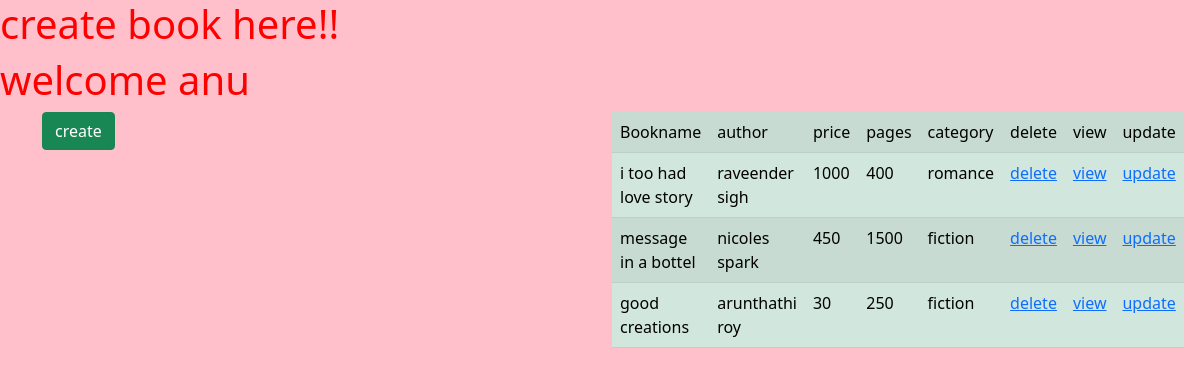
/book/clslist (signed in), run on the app's committed database.
### book/models.py (models this page shows, shortened)
class Book(models.Model):
    book_name=models.CharField(max_length=120,unique=True)
    author=models.CharField(max_length=120)
    price=models.IntegerField()
    pages=models.IntegerField()
    category=models.CharField(max_length=120)

### book/views.py (the view)
# urls.py: path("clslist",Books.as_view(),name="clslist"),
class Books(TemplateView):
    model = Book
    template_name = "book/boolcreate.html"
    context={}
    def get(self,request, *args,**kwargs):
        books=self.model.objects.all()
        self.context["books"]=books
        return render(request,self.template_name,self.context)

### book/templates/book/boolcreate.html (shortened to what this page needs)
<!DOCTYPE html>
{%load static%}
<html lang="en">
<head>
    <link href="https://cdn.jsdelivr.net/npm/bootstrap@5.0.0-beta3/dist/css/bootstrap.min.css" rel="stylesheet">
 <link rel="stylesheet" href="{%static 'css/book.css'%}">
</head>
<body>
<h1>create book here!!</h1>
<h1>welcome {{request.user}}</h1>
<div class="container">
    <div class="row">
        <div class="col-6">
<form action="" method="post">
    <input type="submit" value="create" class="btn btn-success">
</form>
        </div>
  <div id="con" class="col-6">
   <table class="table table-success table-striped" >
      <tr >
        <td>Bookname</td>
        <td>author</td>
        <td>price</td>
        <td>pages</td>
        <td>category</td>
          <td>delete</td>
          <td>view</td>
          <td>update</td>
      </tr>
    {%for book in books%}
    <tr >
        <td>{{book.book_name}}</td>
        <td>{{book.author}}</td>
        <td>{{book.price}}</td>
        <td>{{book.pages}}</td>
        <td>{{book.category}}</td>
        <td ><a href="{%url 'clsdelete' book.id %}" >delete</a></td>
        <td><a href="{%url 'clsdetail' book.id%}">view</a></td>
         <td><a href="{%url 'clsupdate' book.id%}">update</a></td>
    </tr>
    {% endfor %}
</table>
</div>
</div>
</div>
</body>
</html>

### book/static/css/book.css (style rules this page uses)
body { background-color:pink; }
h1 { color:red; }

### data on the page
Book: book_name "i too had love story", author "raveender sigh", price "1000", pages "400", category "romance"
Book: book_name "message in a bottel", author "nicoles spark", price "450", pages "1500", category "fiction"
Book: book_name "good creations", author "arunthathi roy", price "30", pages "250", category "fiction"

### other printed values
{{ request.user }} "anu"
